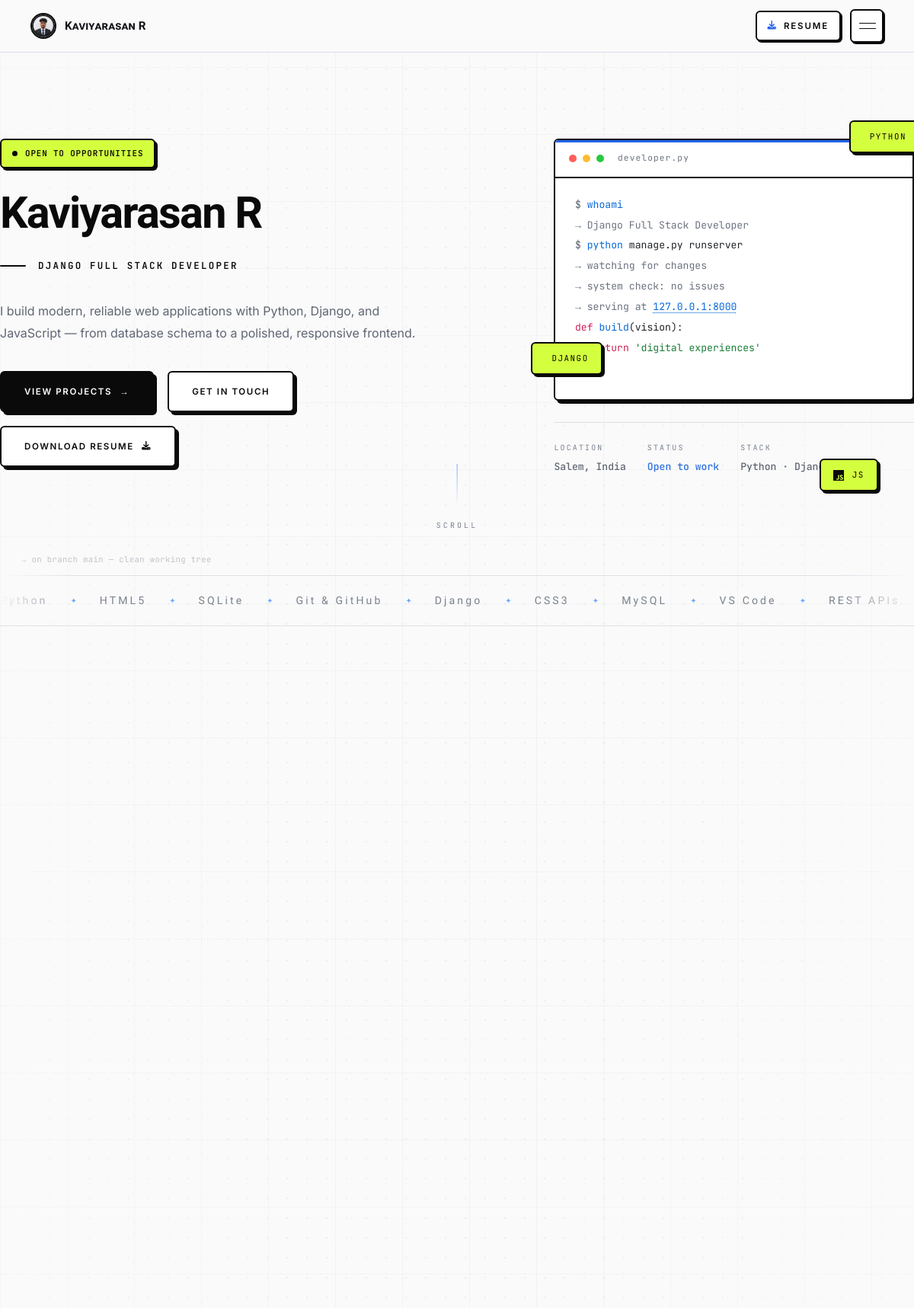
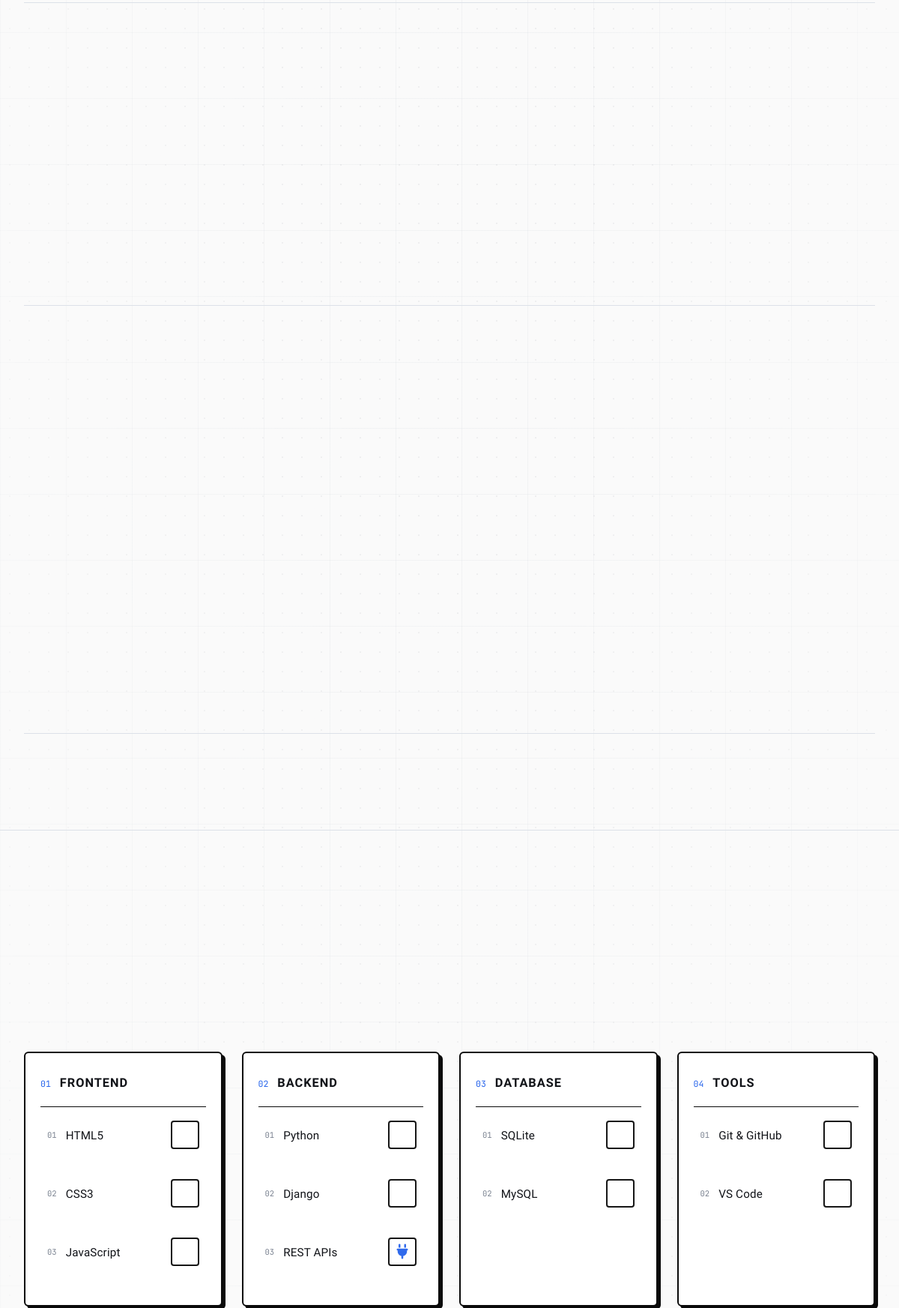
The page / (upper part) on the database its author committed (2 pictures, top to bottom).
### core/models.py (models this page shows, shortened)
class Profile(models.Model):
    name = models.CharField(max_length=100)
    role = models.CharField(max_length=150, help_text="e.g. Django Full Stack Developer")
    tagline = models.CharField(max_length=250, blank=True)
    about = models.TextField()
    profile_image = models.ImageField(upload_to='profile/')
    resume = models.FileField(upload_to='resume/', blank=True, null=True)
    email = models.EmailField()
    phone = models.CharField(max_length=20, blank=True)
    location = models.CharField(max_length=100, blank=True)
    github = models.URLField(blank=True)
    linkedin = models.URLField(blank=True)
    twitter = models.URLField(blank=True)
    leetcode = models.URLField(blank=True)
    @property
    def has_resume(self):
        return bool(self.resume and self.resume.storage.exists(self.resume.name))

class HeroContent(models.Model):
    name = models.CharField(max_length=100)
    role_title = models.CharField(max_length=150)
    tagline = models.CharField(max_length=250, blank=True)
    description = models.TextField(help_text="The main hero paragraph")
    status_badge_text = models.CharField(max_length=100, default="Open to opportunities")
    resume_pdf = models.FileField(upload_to='resume/', blank=True, null=True)
    profile_image = models.ImageField(upload_to='profile/', blank=True, null=True)
    class Meta:
        verbose_name = "Hero Content"

class Skill(models.Model):
    CATEGORY_CHOICES = [
        ('backend', 'Backend'),
        ('frontend', 'Frontend'),
        ('database', 'Database'),
        ('tools', 'Tools & Others'),
    ]
    name = models.CharField(max_length=50)
    category = models.CharField(max_length=20, choices=CATEGORY_CHOICES)
    proficiency = models.PositiveIntegerField(help_text="0-100")
    icon_class = models.CharField(max_length=100, help_text="e.g. devicon-django-plain")
    order = models.PositiveIntegerField(default=0)
    class Meta:
        ordering = ['order']

### core/views.py (the view)
# urls.py: path('', views.index, name='index'),
@never_cache
def index(request):
    profile = Profile.objects.first()
    skills = Skill.objects.all()
    projects = Project.objects.prefetch_related('images')
    experiences = Experience.objects.all()
    educations = Education.objects.all()
    testimonials = Testimonial.objects.all()
    hero = HeroContent.objects.first()
    about = AboutContent.objects.first()
    contact = ContactInfo.objects.first()
    what_i_build = WhatIBuildItem.objects.all()
    focus_items = EngineeringFocusItem.objects.all()
    approach_steps = DevelopmentApproachStep.objects.all()
    if request.method == 'POST':
        form = ContactForm(request.POST)
        if form.is_valid():
            contact = form.save()
            try:
                send_mail(
                    f"Portfolio Contact: {contact.subject}",
                    f"From: {contact.name} <{contact.email}>\n\n{contact.message}",
                    settings.EMAIL_HOST_USER or 'noreply@portfolio.com',
                    [profile.email if profile else 'you@example.com'],
                    fail_silently=True,
                )
            except Exception:
                pass
            messages.success(request, "Message sent successfully! I'll get back to you soon.")
            return redirect('index')
    else:
        form = ContactForm()
    github_username = ''
    if profile and profile.github:
        github_username = profile.github.rstrip('/').split('/')[-1]
    profile_email = profile.email if profile else ''
    profile_github = profile.github if profile else ''
    profile_linkedin = profile.linkedin if profile else ''
    profile_location = profile.location if profile else ''
    about_email = about.email if (about and about.email) else profile_email
    about_location = about.location if (about and about.location) else profile_location
    about_github_url = ('https://github.com/' + about.github_username if about and about.github_username else profile_github)
    about_linkedin_url = ('https://www.linkedin.com/in/' + about.linkedin_username if about and about.linkedin_username else profile_linkedin)
    contact_email = contact.email if (contact and contact.email) else profile_email
    contact_github_url = ('https://github.com/' + contact.github_username if contact and contact.github_username else profile_github)
    contact_linkedin_url = ('https://www.linkedin.com/in/' + contact.linkedin_username if contact and contact.linkedin_username else profile_linkedin)
    skills_grouped = {}
    for s in skills:
        skills_grouped.setdefault(s.category, []).append(s)
    category_order = ['frontend', 'backend', 'database', 'tools']
    ordered_grouped = {}
    for category in category_order:
        if category in skills_grouped:
            ordered_grouped[category] = skills_grouped[category]
    for category, skill_list in skills_grouped.items():
        if category not in category_order:
            ordered_grouped[category] = skill_list
    skills_grouped = ordered_grouped
    context = {
        'profile': profile,
        'hero': hero,
        'about': about,
        'contact': contact,
        'what_i_build': what_i_build,
        'focus_items': focus_items,
        'approach_steps': approach_steps,
        'about_email': about_email,
        'about_location': about_location,
        'about_github_url': about_github_url,
        'about_linkedin_url': about_linkedin_url,
        'contact_email': contact_email,
        'contact_github_url': contact_github_url,
        'contact_linkedin_url': contact_linkedin_url,
        'skills': skills,
        'skills_grouped': skills_grouped,
        'projects': projects,
        'gallery_projects': projects[:2],
        'experiences': experiences,
        'educations': educations,
        'testimonials': testimonials,
        'form': form,
        'github_username': github_username,
    }
    return render(request, 'index.html', context)

### core/context_processors.py (called while the page is built)
def profile_context(request):
    profile = Profile.objects.first()
    hero = HeroContent.objects.first()
    image_url = None
    image_version = None
    for source in (hero.profile_image if hero else None, profile.profile_image if profile else None):
        if source and source.storage.exists(source.name):
            image_url = source.url
            try:
                image_version = int(os.path.getmtime(source.path) * 1000)
            except Exception:
                image_version = None
            break
    return {
        'global_profile': profile,
        'global_profile_image': image_url,
        'global_profile_image_exists': bool(image_url),
        'global_profile_image_version': image_version,
    }

### core/templatetags/portfolio_tags.py (called while the page is built)
@register.simple_tag(takes_context=True)
def resume_url(context):
    hero = context.get('hero') or HeroContent.objects.first()
    if hero and hero.resume_pdf:
        return hero.resume_pdf.url
    profile = context.get('global_profile') or context.get('profile')
    if profile and getattr(profile, 'has_resume', False) and profile.resume:
        return profile.resume.url
    return '/resume.pdf'

### core/templates/index.html (shortened to what this page needs)
{% extends 'base.html' %}
{% load static %}
{% load portfolio_tags %}
{% block content %}
<section class="hero" id="home">
    <div class="hero-stream" aria-hidden="true"></div>
    <div class="container hero-grid">
        <div class="hero-main">
            <p class="hero-eyebrow hero-reveal"><span class="hero-status"><span class="hero-status-dot"></span>{{ hero.status_badge_text|default:"Open to opportunities" }}</span></p>
            <h1 class="hero-title">
                <span class="hl"><span class="hl-inner">{{ hero.name|default:"Kaviyarasan R." }}</span></span>
            </h1>
            <p class="hero-role hero-reveal">{{ hero.role_title|default:"Django Full Stack Developer" }}</p>
            <div class="hero-intro">
                <p class="hero-tagline">{{ hero.tagline|default:profile.tagline }}</p>
                <div class="hero-ctas">
                    <a href="#projects" class="btn btn-accent magnetic">View Projects <span class="btn-arrow">→</span></a>
                    <a href="#contact" class="btn btn-ghost magnetic">Get In Touch</a>
                    <a href="{% resume_url %}" class="btn btn-ghost magnetic" download>Download Resume <i class="fa-solid fa-download" aria-hidden="true"></i></a>
                </div>
            </div>
        </div>
        <div class="hero-side">
            <div class="code-card" data-parallax="0.06">
                <div class="code-bar">
                    <span class="code-dot code-dot--r"></span>
                    <span class="code-dot code-dot--y"></span>
                    <span class="code-dot code-dot--g"></span>
                    <span class="code-title">developer.py</span>
                </div>
                <div class="code-body">
                    <div class="code-line"><span class="c-p">$</span> <span class="c-fn">whoami</span></div>
                    <div class="code-line c-out">→ Django Full Stack Developer</div>
                    <div class="code-line"><span class="c-p">$</span> <span class="c-fn">python</span> <span class="c-arg">manage.py runserver</span></div>
                    <div class="code-line c-out">→ watching for changes</div>
                    <div class="code-line c-out">→ system check: no issues</div>
                    <div class="code-line c-out">→ serving at <span class="c-url">127.0.0.1:8000</span></div>
                    <div class="code-line"><span class="c-kw">def</span> <span class="c-fn">build</span>(<span class="c-arg">vision</span>):</div>
                    <div class="code-line c-indent"><span class="c-kw">return</span> <span class="c-str">'digital experiences'</span></div>
                </div>
            </div>
            <div class="tech-float tech-float--py"><span>PYTHON</span></div>
            <div class="tech-float tech-float--dj"><span>DJANGO</span></div>
            <div class="tech-float tech-float--js"><i class="fa-brands fa-js"></i><span>JS</span></div>
            <div class="hero-data">
                <div class="hero-data-item"><span>LOCATION</span><b>{{ profile.location|default:"Salem" }}, India</b></div>
                <div class="hero-data-item"><span>STATUS</span><b class="ok">Open to work</b></div>
                <div class="hero-data-item"><span>STACK</span><b>Python · Django · JS</b></div>
            </div>
        </div>
    </div>
    <div class="hero-scroll" aria-hidden="true">
        <span class="hero-scroll-text">SCROLL</span>
    </div>
    <div class="marquee" aria-hidden="true">
        <div class="marquee-track">
            <div class="marquee-set">
                {% for skill in skills %}
                <span>{{ skill.name }}</span><i>✦</i>
                {% endfor %}
            </div>
        </div>
    </div>
</section>
<section class="about section" id="about">
    <div class="container">
        <div class="section-head">
        </div>
        <h2 class="statement reveal-split">I build practical, dependable web applications with Python, Django and modern frontend technologies.</h2>
        <div class="about-grid">
        </div>
        <div class="about-hl">
        </div>
        <div class="about-stats">
            <div class="stats-grid">
            </div>
        </div>
    </div>
</section>
<section class="skills section" id="skills">
    <div class="container">
        <div class="section-head">
        </div>
        <div class="skills-top">
        </div>
        <div class="stack">
            {% for category, skill_list in skills_grouped.items %}
            <div class="stack-col" data-cat="{{ category }}">
                <div class="stack-cat">
                    <span class="stack-cat-idx">0{{ forloop.counter }}</span>
                    <span class="stack-cat-name">{{ category|upper }}</span>
                </div>
                <div class="stack-items">
                    {% for skill in skill_list %}
                    <div class="stack-item">
                        <span class="stack-item-idx">0{{ forloop.counter }}</span>
                        <span class="stack-item-main">
                            <span class="stack-item-name">{{ skill.name }}</span>
                        </span>
                        <i class="{{ skill.icon_class }} stack-item-icon" aria-hidden="true"></i>
                    </div>
                    {% endfor %}
                </div>
            </div>
            {% endfor %}
        </div>
    </div>
</section>
{% endblock %}

### core/templates/base.html (shortened to what this page needs)
{% load static %}
<!DOCTYPE html>
<html lang="en" data-theme="light">
<head>
    <link rel="stylesheet" href="https://cdn.jsdelivr.net/npm/devicon@2.15.1/devicon.min.css">
    <link rel="stylesheet" href="https://cdnjs.cloudflare.com/ajax/libs/font-awesome/6.5.1/css/all.min.css">
    <link rel="stylesheet" href="{% static 'css/style.css' %}?v=36">
</head>
<body>
    <div class="bg" aria-hidden="true">
        <div class="bg-grid"></div>
    </div>
    <div class="bg-noise" aria-hidden="true"></div>
    {% include 'partials/navbar.html' %}
    <main class="page-main">
        {% block content %}{% endblock %}
    </main>
</body>
</html>

### core/templates/partials/navbar.html (shortened to what this page needs)
{% load portfolio_tags %}
<nav class="nav" id="nav">
    <div class="nav-inner">
        <a href="#home" class="nav-logo" aria-label="Kaviyarasan R — home">
            <span class="nav-avatar" data-photo-open role="button" aria-haspopup="dialog" aria-label="View profile photo">
                {% if global_profile_image_exists %}
                    <img src="{{ global_profile_image }}?v={{ global_profile_image_version }}" alt="" aria-hidden="true">
                {% else %}
                    <span class="nav-avatar-fallback">R</span>
                {% endif %}
            </span>
            <span class="nav-brand">{{ global_profile.name|default:"Kaviyarasan R" }}</span>
        </a>
        <div class="nav-actions">
            <a href="{% resume_url %}" class="nav-resume" download aria-label="Download resume as PDF"><i class="fa-solid fa-download" aria-hidden="true"></i><span>Resume</span></a>
            <button class="nav-burger" id="burger" aria-label="Open menu" aria-expanded="false">
                <span class="nav-burger-line"></span>
                <span class="nav-burger-line"></span>
            </button>
        </div>
    </div>
</nav>

### rows shown on the page
Profile: name "Kaviyarasan R", location "Salem"
HeroContent: status_badge_text "OPEN TO OPPORTUNITIES", name "Kaviyarasan R", role_title "DJANGO FULL STACK DEVELOPER", tagline "I build modern, reliable web applications with Python, Django, and JavaScript — from database schema to a polished, responsive frontend."
Skill: name "Python", category "BACKEND"
Skill: name "HTML5", category "FRONTEND"
Skill: name "SQLite", category "DATABASE"
Skill: name "Git & GitHub", category "TOOLS"
Skill: name "Django"
Skill: name "CSS3"
Skill: name "MySQL"
Skill: name "VS Code"
Skill: name "REST APIs"
Skill: name "JavaScript"
